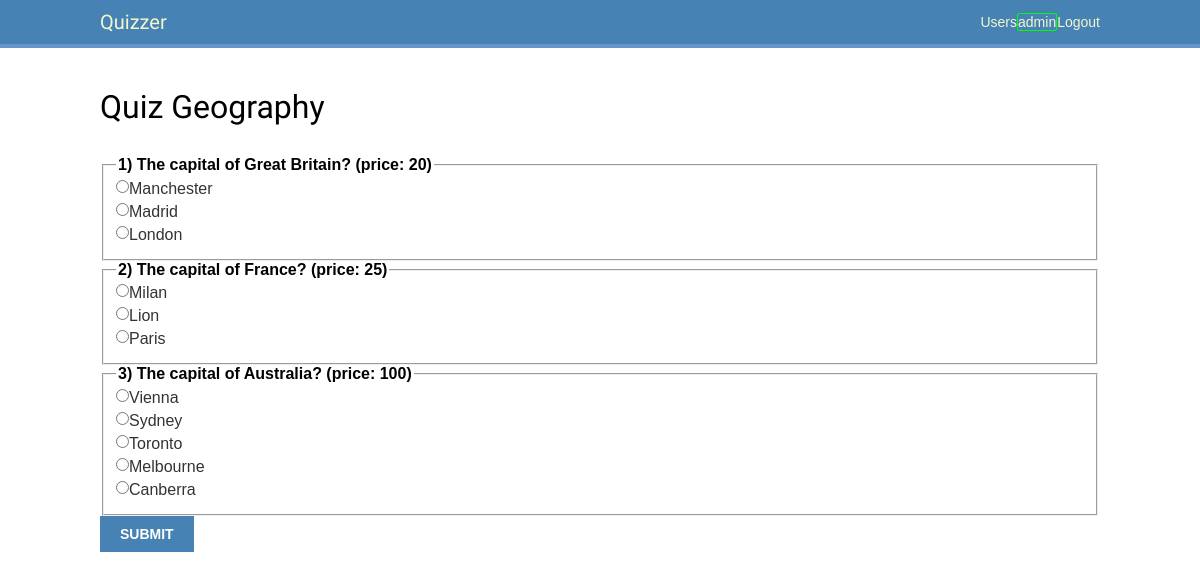
Before: /quiz/3/ (signed in) with the older database file.
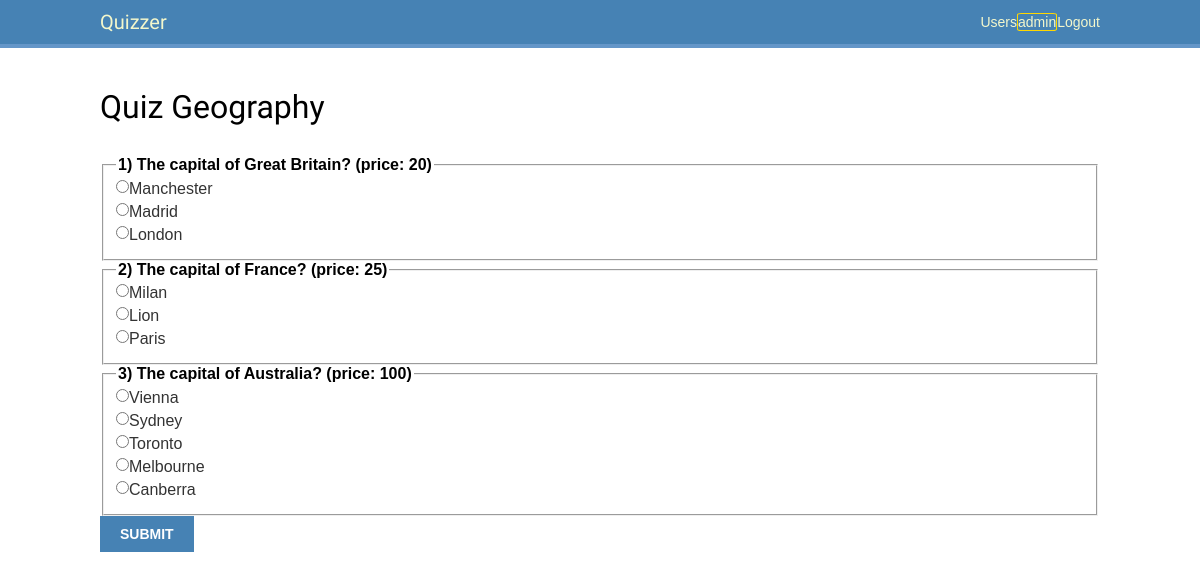
After: the same page with the newer database file.
### quizzes/views.py (the view, shortened to what this page needs)
# urls.py: path('quiz/<int:pk>/', QuizView.as_view(), name='quiz'),
class QuizView(LoginRequiredMixin, DetailView):#ListView):
    model = Quiz  #Question
    template_name = 'quizzes/quiz.html'
    login_url = 'users:login'
    def get(self, request: HttpRequest, *args: Any, **kwargs: Any) -> HttpResponse:
        rensponse = super().get(request, *args, **kwargs)
        print('QuizView.get()')
        user = request.user
        quiz_id = int(kwargs['pk'])
        if user.is_quiz_passed(quiz_id):
            return render(request, 'quizzes/result.html', {
                'answers': user.quiz_answers(quiz_id),
                'quiz': Quiz.objects.filter(pk=quiz_id).first(),
            })
        return rensponse

### users/models.py (called while the page is built)
    def is_quiz_passed(self, quiz_id: int) -> bool:
        for answer in self.answers.all():
            if answer.question.quiz.id == quiz_id:
                return True
        return False

### quizzes/templates/quizzes/quiz.html (shortened to what this page needs)
{% extends 'base.html' %}
{% block content %}
    <h1>Quiz {{ object.title }}</h1>
    {% if request.user.is_authenticated %}
        <form action="{% url 'quizzes:quiz' object.pk %}" method="post">
    {% endif %}
        {% for question in object.questions.all %}
            <fieldset>
                <legend><strong>
                    {{ forloop.counter }}) {{ question.text }} (price: {{ question.price }})
                </strong></legend>
                {% for answer in question.answers.all %}
                    <div>
                        <input
                            type="radio"
                            id="question{{ forloop.counter }}"
                            name="{{ question.id }}"
                            value="{{ answer.id }}">
                        <label for="question{{ forloop.counter }}">{{ answer.text }}</label>
                    </div>
                {% empty %}
                    There are no choises..
                {% endfor %}
            </fieldset>
        {% empty %}
            There are no questions yet..
        {% endfor %}
    {% if request.user.is_authenticated %}
        <input type="submit" value="Submit">
        </form>
    {% endif %}
{% endblock %}

Changed rows visible on the page:
changed User "admin": color_id 3 → 5 (drawn)
